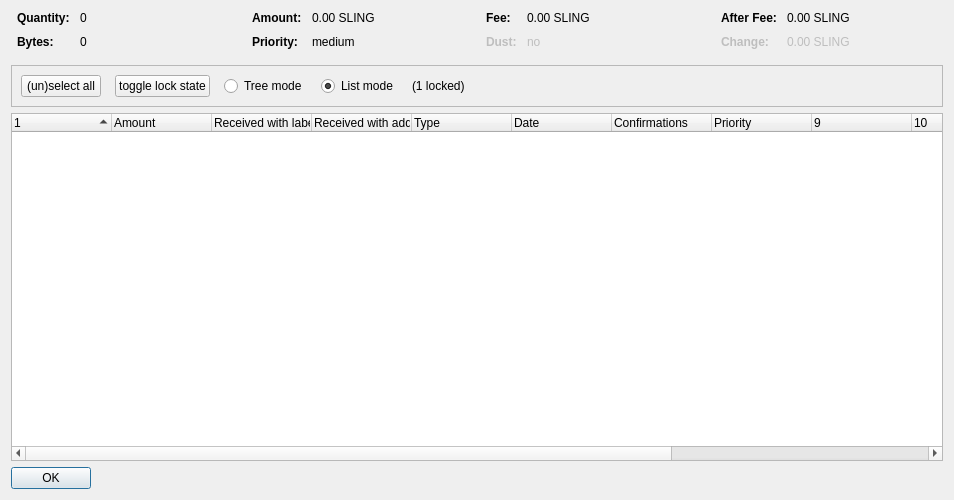
<?xml version="1.0" encoding="UTF-8"?>
<ui version="4.0">
 <class>CoinControlDialog</class>
 <widget class="QDialog" name="CoinControlDialog">
  <property name="geometry">
   <rect>
    <x>0</x>
    <y>0</y>
    <width>954</width>
    <height>500</height>
   </rect>
  </property>
  <property name="windowTitle">
   <string>Coin Selection</string>
  </property>
  <layout class="QVBoxLayout" name="verticalLayout">
   <item>
    <layout class="QHBoxLayout" name="horizontalLayoutTop" stretch="0,0,0,0">
     <property name="topMargin">
      <number>0</number>
     </property>
     <property name="bottomMargin">
      <number>10</number>
     </property>
     <item>
      <layout class="QFormLayout" name="formLayoutCoinControl1">
       <property name="horizontalSpacing">
        <number>10</number>
       </property>
       <property name="verticalSpacing">
        <number>10</number>
       </property>
       <property name="leftMargin">
        <number>6</number>
       </property>
       <property name="rightMargin">
        <number>6</number>
       </property>
       <item row="0" column="0">
        <widget class="QLabel" name="labelCoinControlQuantityText">
         <property name="font">
          <font>
           <weight>75</weight>
           <bold>true</bold>
          </font>
         </property>
         <property name="text">
          <string>Quantity:</string>
         </property>
        </widget>
       </item>
       <item row="0" column="1">
        <widget class="QLabel" name="labelCoinControlQuantity">
         <property name="cursor">
          <cursorShape>IBeamCursor</cursorShape>
         </property>
         <property name="contextMenuPolicy">
          <enum>Qt::ActionsContextMenu</enum>
         </property>
         <property name="text">
          <string notr="true">0</string>
         </property>
         <property name="textInteractionFlags">
          <set>Qt::LinksAccessibleByMouse|Qt::TextSelectableByKeyboard|Qt::TextSelectableByMouse</set>
         </property>
        </widget>
       </item>
       <item row="1" column="0">
        <widget class="QLabel" name="labelCoinControlBytesText">
         <property name="font">
          <font>
           <weight>75</weight>
           <bold>true</bold>
          </font>
         </property>
         <property name="text">
          <string>Bytes:</string>
         </property>
        </widget>
       </item>
       <item row="1" column="1">
        <widget class="QLabel" name="labelCoinControlBytes">
         <property name="cursor">
          <cursorShape>IBeamCursor</cursorShape>
         </property>
         <property name="contextMenuPolicy">
          <enum>Qt::ActionsContextMenu</enum>
         </property>
         <property name="text">
          <string notr="true">0</string>
         </property>
         <property name="textInteractionFlags">
          <set>Qt::LinksAccessibleByMouse|Qt::TextSelectableByKeyboard|Qt::TextSelectableByMouse</set>
         </property>
        </widget>
       </item>
      </layout>
     </item>
     <item>
      <layout class="QFormLayout" name="formLayoutCoinControl2">
       <property name="horizontalSpacing">
        <number>10</number>
       </property>
       <property name="verticalSpacing">
        <number>10</number>
       </property>
       <property name="leftMargin">
        <number>6</number>
       </property>
       <property name="rightMargin">
        <number>6</number>
       </property>
       <item row="0" column="0">
        <widget class="QLabel" name="labelCoinControlAmountText">
         <property name="font">
          <font>
           <weight>75</weight>
           <bold>true</bold>
          </font>
         </property>
         <property name="text">
          <string>Amount:</string>
         </property>
        </widget>
       </item>
       <item row="0" column="1">
        <widget class="QLabel" name="labelCoinControlAmount">
         <property name="cursor">
          <cursorShape>IBeamCursor</cursorShape>
         </property>
         <property name="contextMenuPolicy">
          <enum>Qt::ActionsContextMenu</enum>
         </property>
         <property name="text">
          <string notr="true">0.00 SLING</string>
         </property>
         <property name="textInteractionFlags">
          <set>Qt::LinksAccessibleByMouse|Qt::TextSelectableByKeyboard|Qt::TextSelectableByMouse</set>
         </property>
        </widget>
       </item>
       <item row="1" column="0">
        <widget class="QLabel" name="labelCoinControlPriorityText">
         <property name="font">
          <font>
           <weight>75</weight>
           <bold>true</bold>
          </font>
         </property>
         <property name="text">
          <string>Priority:</string>
         </property>
        </widget>
       </item>
       <item row="1" column="1">
        <widget class="QLabel" name="labelCoinControlPriority">
         <property name="cursor">
          <cursorShape>IBeamCursor</cursorShape>
         </property>
         <property name="contextMenuPolicy">
          <enum>Qt::ActionsContextMenu</enum>
         </property>
         <property name="text">
          <string>medium</string>
         </property>
         <property name="textInteractionFlags">
          <set>Qt::LinksAccessibleByMouse|Qt::TextSelectableByKeyboard|Qt::TextSelectableByMouse</set>
         </property>
        </widget>
       </item>
      </layout>
     </item>
     <item>
      <layout class="QFormLayout" name="formLayoutCoinControl3">
       <property name="horizontalSpacing">
        <number>10</number>
       </property>
       <property name="verticalSpacing">
        <number>10</number>
       </property>
       <property name="leftMargin">
        <number>6</number>
       </property>
       <property name="rightMargin">
        <number>6</number>
       </property>
       <item row="0" column="0">
        <widget class="QLabel" name="labelCoinControlFeeText">
         <property name="font">
          <font>
           <weight>75</weight>
           <bold>true</bold>
          </font>
         </property>
         <property name="text">
          <string>Fee:</string>
         </property>
        </widget>
       </item>
       <item row="0" column="1">
        <widget class="QLabel" name="labelCoinControlFee">
         <property name="cursor">
          <cursorShape>IBeamCursor</cursorShape>
         </property>
         <property name="contextMenuPolicy">
          <enum>Qt::ActionsContextMenu</enum>
         </property>
         <property name="text">
          <string notr="true">0.00 SLING</string>
         </property>
         <property name="textInteractionFlags">
          <set>Qt::LinksAccessibleByMouse|Qt::TextSelectableByKeyboard|Qt::TextSelectableByMouse</set>
         </property>
        </widget>
       </item>
       <item row="1" column="0">
        <widget class="QLabel" name="labelCoinControlLowOutputText">
         <property name="enabled">
          <bool>false</bool>
         </property>
         <property name="font">
          <font>
           <weight>75</weight>
           <bold>true</bold>
          </font>
         </property>
         <property name="text">
          <string>Dust:</string>
         </property>
        </widget>
       </item>
       <item row="1" column="1">
        <widget class="QLabel" name="labelCoinControlLowOutput">
         <property name="enabled">
          <bool>false</bool>
         </property>
         <property name="cursor">
          <cursorShape>IBeamCursor</cursorShape>
         </property>
         <property name="contextMenuPolicy">
          <enum>Qt::ActionsContextMenu</enum>
         </property>
         <property name="text">
          <string>no</string>
         </property>
         <property name="textInteractionFlags">
          <set>Qt::LinksAccessibleByMouse|Qt::TextSelectableByKeyboard|Qt::TextSelectableByMouse</set>
         </property>
        </widget>
       </item>
      </layout>
     </item>
     <item>
      <layout class="QFormLayout" name="formLayoutCoinControl4">
       <property name="horizontalSpacing">
        <number>10</number>
       </property>
       <property name="verticalSpacing">
        <number>10</number>
       </property>
       <property name="leftMargin">
        <number>6</number>
       </property>
       <property name="rightMargin">
        <number>6</number>
       </property>
       <item row="0" column="0">
        <widget class="QLabel" name="labelCoinControlAfterFeeText">
         <property name="font">
          <font>
           <weight>75</weight>
           <bold>true</bold>
          </font>
         </property>
         <property name="text">
          <string>After Fee:</string>
         </property>
        </widget>
       </item>
       <item row="0" column="1">
        <widget class="QLabel" name="labelCoinControlAfterFee">
         <property name="cursor">
          <cursorShape>IBeamCursor</cursorShape>
         </property>
         <property name="contextMenuPolicy">
          <enum>Qt::ActionsContextMenu</enum>
         </property>
         <property name="text">
          <string notr="true">0.00 SLING</string>
         </property>
         <property name="textInteractionFlags">
          <set>Qt::LinksAccessibleByMouse|Qt::TextSelectableByKeyboard|Qt::TextSelectableByMouse</set>
         </property>
        </widget>
       </item>
       <item row="1" column="0">
        <widget class="QLabel" name="labelCoinControlChangeText">
         <property name="enabled">
          <bool>false</bool>
         </property>
         <property name="font">
          <font>
           <weight>75</weight>
           <bold>true</bold>
          </font>
         </property>
         <property name="text">
          <string>Change:</string>
         </property>
        </widget>
       </item>
       <item row="1" column="1">
        <widget class="QLabel" name="labelCoinControlChange">
         <property name="enabled">
          <bool>false</bool>
         </property>
         <property name="cursor">
          <cursorShape>IBeamCursor</cursorShape>
         </property>
         <property name="contextMenuPolicy">
          <enum>Qt::ActionsContextMenu</enum>
         </property>
         <property name="text">
          <string notr="true">0.00 SLING</string>
         </property>
         <property name="textInteractionFlags">
          <set>Qt::LinksAccessibleByMouse|Qt::TextSelectableByKeyboard|Qt::TextSelectableByMouse</set>
         </property>
        </widget>
       </item>
      </layout>
     </item>
    </layout>
   </item>
   <item>
    <widget class="QFrame" name="frame">
     <property name="minimumSize">
      <size>
       <width>0</width>
       <height>40</height>
      </size>
     </property>
     <property name="frameShape">
      <enum>QFrame::StyledPanel</enum>
     </property>
     <property name="frameShadow">
      <enum>QFrame::Sunken</enum>
     </property>
     <layout class="QHBoxLayout" name="horizontalLayout">
      <item>
       <layout class="QHBoxLayout" name="horizontalLayoutPanel" stretch="0,0,0,0,0,0">
        <property name="spacing">
         <number>14</number>
        </property>
        <item>
         <widget class="QPushButton" name="pushButtonSelectAll">
          <property name="sizePolicy">
           <sizepolicy hsizetype="Maximum" vsizetype="Fixed">
            <horstretch>0</horstretch>
            <verstretch>0</verstretch>
           </sizepolicy>
          </property>
          <property name="text">
           <string>(un)select all</string>
          </property>
          <property name="autoDefault">
           <bool>false</bool>
          </property>
         </widget>
        </item>
        <item>
         <widget class="QPushButton" name="pushButtonToggleLock">
          <property name="sizePolicy">
           <sizepolicy hsizetype="Maximum" vsizetype="Fixed">
            <horstretch>0</horstretch>
            <verstretch>0</verstretch>
           </sizepolicy>
          </property>
          <property name="text">
           <string>toggle lock state</string>
          </property>
          <property name="autoDefault">
           <bool>false</bool>
          </property>
         </widget>
        </item>
        <item>
         <widget class="QRadioButton" name="radioTreeMode">
          <property name="sizePolicy">
           <sizepolicy hsizetype="Maximum" vsizetype="Fixed">
            <horstretch>0</horstretch>
            <verstretch>0</verstretch>
           </sizepolicy>
          </property>
          <property name="text">
           <string>Tree mode</string>
          </property>
         </widget>
        </item>
        <item>
         <widget class="QRadioButton" name="radioListMode">
          <property name="sizePolicy">
           <sizepolicy hsizetype="Maximum" vsizetype="Fixed">
            <horstretch>0</horstretch>
            <verstretch>0</verstretch>
           </sizepolicy>
          </property>
          <property name="text">
           <string>List mode</string>
          </property>
          <property name="checked">
           <bool>true</bool>
          </property>
         </widget>
        </item>
        <item>
         <widget class="QLabel" name="labelLocked">
          <property name="text">
           <string>(1 locked)</string>
          </property>
         </widget>
        </item>
        <item>
         <spacer name="horizontalSpacer">
          <property name="orientation">
           <enum>Qt::Horizontal</enum>
          </property>
          <property name="sizeHint" stdset="0">
           <size>
            <width>40</width>
            <height>20</height>
           </size>
          </property>
         </spacer>
        </item>
       </layout>
      </item>
     </layout>
    </widget>
   </item>
   <item>
    <widget class="CoinControlTreeWidget" name="treeWidget">
     <property name="contextMenuPolicy">
      <enum>Qt::CustomContextMenu</enum>
     </property>
     <property name="sortingEnabled">
      <bool>false</bool>
     </property>
     <property name="columnCount">
      <number>13</number>
     </property>
     <attribute name="headerShowSortIndicator" stdset="0">
      <bool>true</bool>
     </attribute>
     <attribute name="headerStretchLastSection">
      <bool>false</bool>
     </attribute>
     <column>
      <property name="text">
       <string/>
      </property>
     </column>
     <column>
      <property name="text">
       <string>Amount</string>
      </property>
     </column>
     <column>
      <property name="text">
       <string>Received with label</string>
      </property>
     </column>
     <column>
      <property name="text">
       <string>Received with address</string>
      </property>
     </column>
     <column>
      <property name="text">
	<string>Type</string>
      </property>
     </column>
     <column>
      <property name="text">	 
       <string>Date</string>
      </property>
     </column>
     <column>
      <property name="text">
       <string>Confirmations</string>
      </property>
      <property name="toolTip">
       <string>Confirmed</string>
      </property>
     </column>
     <column>
      <property name="text">
       <string>Priority</string>
      </property>
     </column>
     <column>
      <property name="text">
       <string/>
      </property>
     </column>
     <column>
      <property name="text">
       <string/>
      </property>
     </column>
     <column>
      <property name="text">
       <string/>
      </property>
     </column>
     <column>
      <property name="text">
       <string/>
      </property>
     </column>
     <column>
      <property name="text">
       <string/>
      </property>
     </column>
    </widget>
   </item>
   <item>
    <widget class="QDialogButtonBox" name="buttonBox">
     <property name="sizePolicy">
      <sizepolicy hsizetype="Maximum" vsizetype="Fixed">
       <horstretch>0</horstretch>
       <verstretch>0</verstretch>
      </sizepolicy>
     </property>
     <property name="orientation">
      <enum>Qt::Horizontal</enum>
     </property>
     <property name="standardButtons">
      <set>QDialogButtonBox::Ok</set>
     </property>
    </widget>
   </item>
  </layout>
 </widget>
 <customwidgets>
  <customwidget>
   <class>CoinControlTreeWidget</class>
   <extends>QTreeWidget</extends>
   <header>coincontroltreewidget.h</header>
  </customwidget>
 </customwidgets>
 <resources/>
 <connections/>
</ui>
